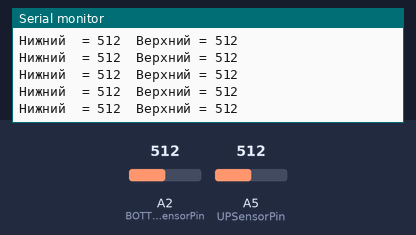
Simulated run of this sketch. Board: Arduino Uno, built with avr-gcc and run on an emulated ATmega328P. Parts: the last lines printed to the serial monitor. Inputs (shaded band) come from the test bench; at power-on: A2 (BOTTOMSensorPin) = 512, A5 (UPSensorPin) = 512.

Above: at 1.2 s.
1.3 s: A2 (BOTTOMSensorPin) set to 716
At 1.56 s:
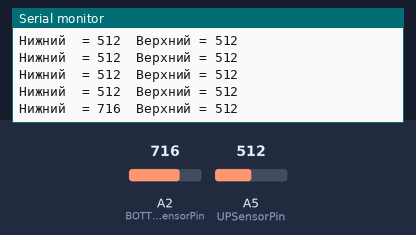
2.8 s: A5 (UPSensorPin) set to 716
At 2.97 s:
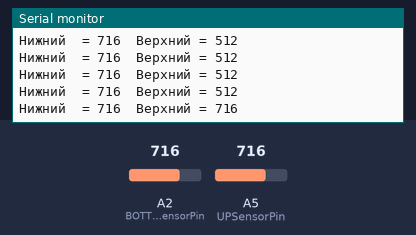
4.3 s: A2 (BOTTOMSensorPin) set to 900
At 4.37 s:
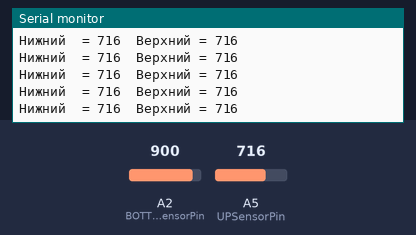
5.8 s: A5 (UPSensorPin) set to 900
At 5.98 s:
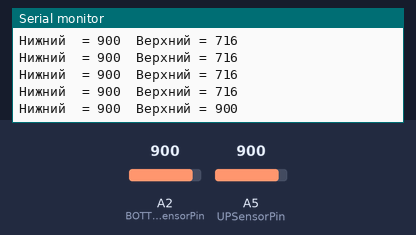
Timing chart, 0 to 8.3 s (numbered marks = the images above; inputs shaded):
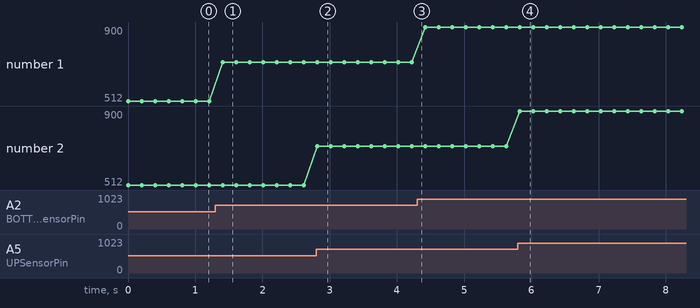

The sketch:

Photoresistor.ino
```cpp
const int BOTTOMSensorPin = A2; // нижний
const int UPSensorPin = A5; // верхний


void setup() {
  Serial.begin(9600);
}

void loop() {
  int BOTTOM_val = analogRead(BOTTOMSensorPin);
  int UP_val = analogRead(UPSensorPin);

  Serial.print("Нижний  = ");
  Serial.print(BOTTOM_val);
  Serial.print("\tВерхний = ");
  Serial.println(UP_val);
  delay(200);
}
```

Measured:
- after the input at 1.3 s, the serial monitor: prints a new line after 0.11 s (image 1)
- after the input at 2.8 s, the serial monitor: prints a new line at once (image 2)
- after the input at 5.8 s, the serial monitor: prints a new line at once (image 4)
- plotted number 1: 512 → 716 after the input at 1.3 s, 716 → 900 after the input at 4.3 s
